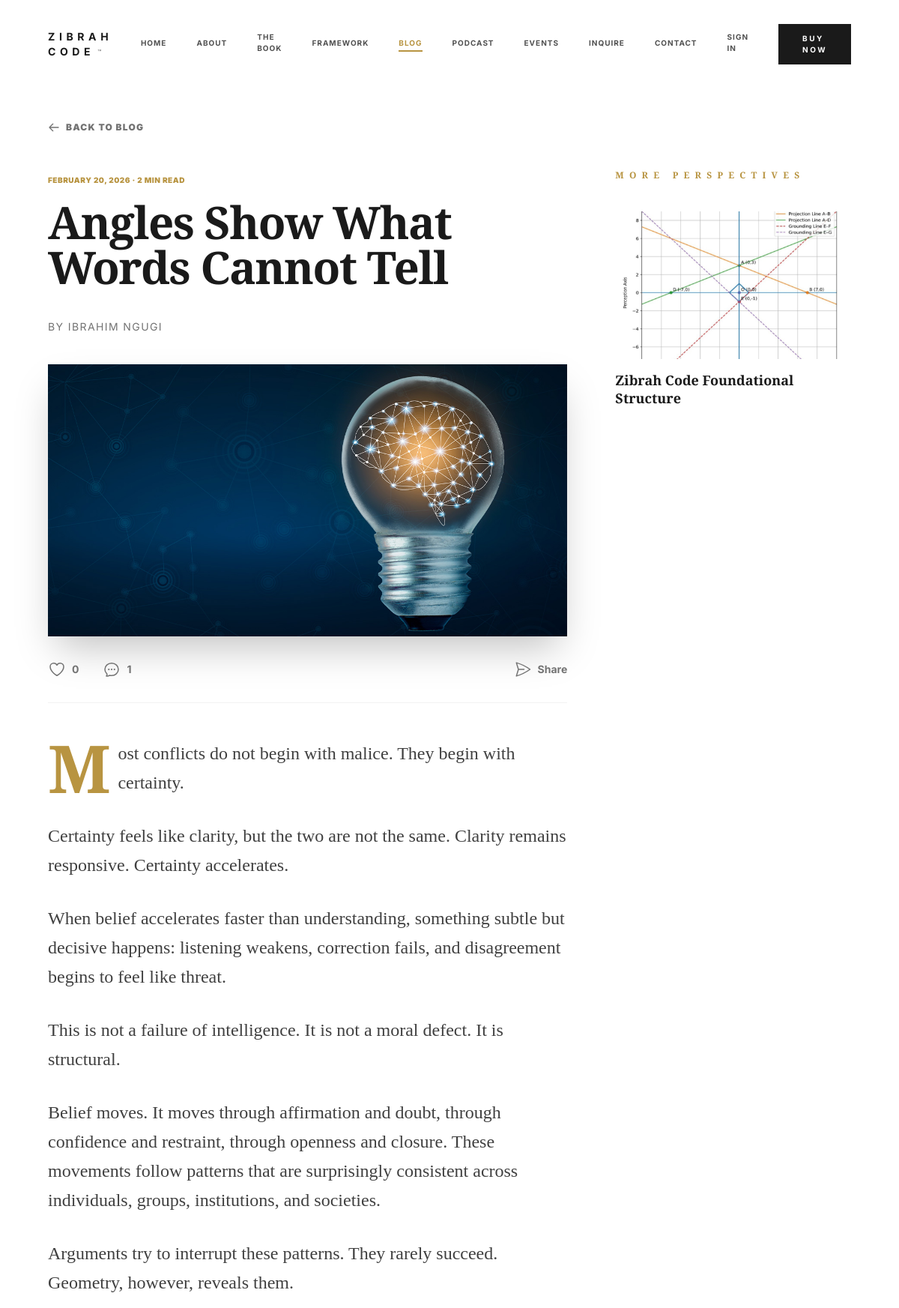
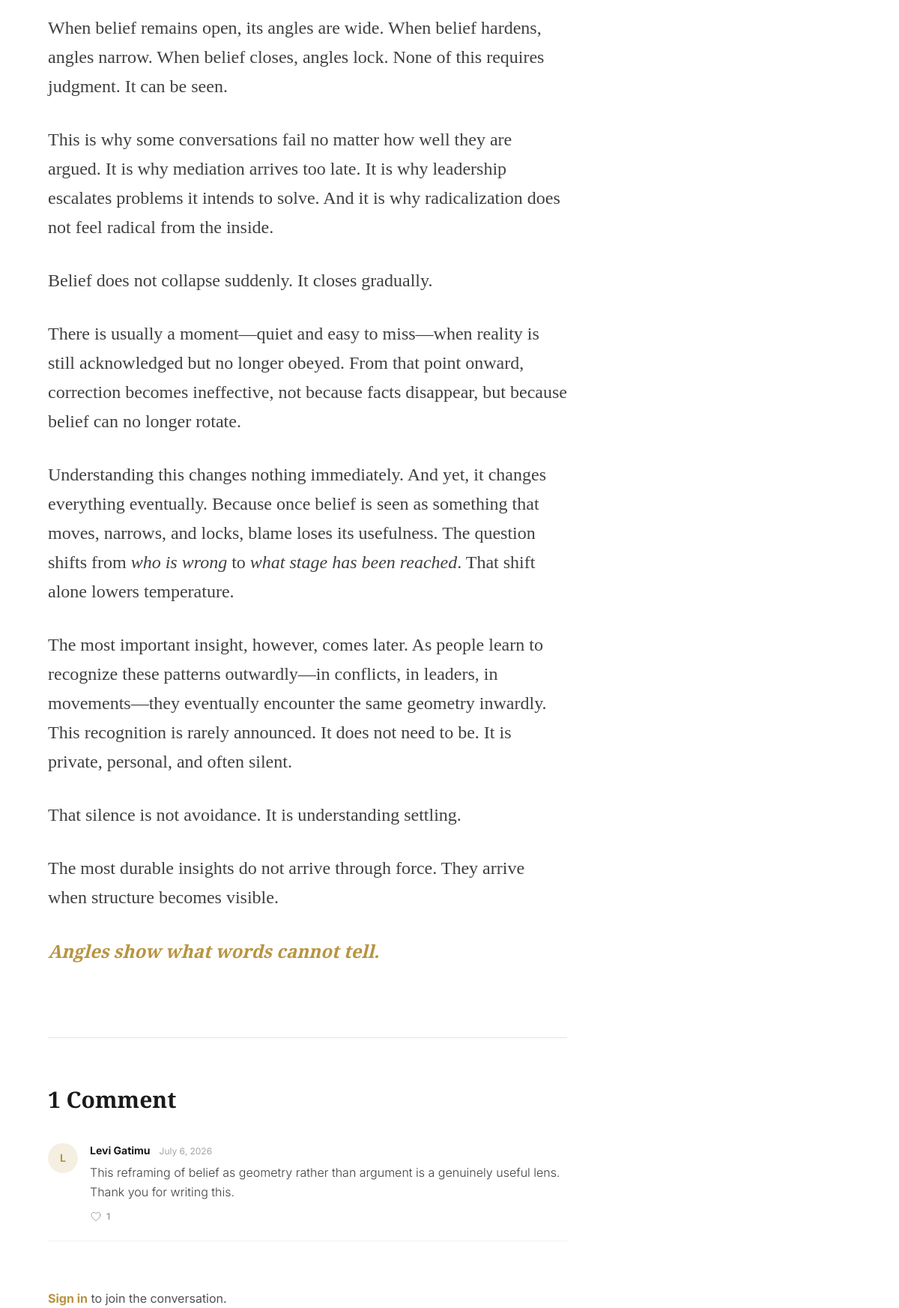
Screenshot of /post.php?slug=angles-show-what-words-cannot-tell (upper part) with the database file from the repository (2 pictures, top to bottom).
### tables this page shows
CREATE TABLE `posts` (
  `id` int(10) unsigned NOT NULL AUTO_INCREMENT,
  `title` varchar(255) NOT NULL,
  `slug` varchar(255) NOT NULL,
  `excerpt` text DEFAULT NULL,
  `body` longtext NOT NULL,
  `featured_image_path` varchar(255) DEFAULT NULL,
  `category` varchar(100) DEFAULT NULL,
  `podcast_episode_id` int(10) unsigned DEFAULT NULL,
  `status` enum('draft','published') DEFAULT 'draft',
  `published_at` datetime DEFAULT NULL,
  `created_at` datetime DEFAULT current_timestamp(),
  `updated_at` datetime DEFAULT NULL,
  `author_name` varchar(100) DEFAULT 'Ibrahim Ngugi',
  `meta_description` varchar(300) DEFAULT NULL,
  `legacy_slug` varchar(255) DEFAULT NULL,
  PRIMARY KEY (`id`),
  UNIQUE KEY `slug` (`slug`),
  KEY `idx_status_published` (`status`,`published_at`),
  KEY `podcast_episode_id` (`podcast_episode_id`),
  CONSTRAINT `posts_ibfk_1` FOREIGN KEY (`podcast_episode_id`) REFERENCES `podcast_episodes` (`id`) ON DELETE SET NULL
);

CREATE TABLE `comments` (
  `id` int(10) unsigned NOT NULL AUTO_INCREMENT,
  `commentable_type` enum('post','episode') NOT NULL,
  `commentable_id` int(10) unsigned NOT NULL,
  `user_id` int(10) unsigned NOT NULL,
  `body` text NOT NULL,
  `status` enum('visible','deleted') DEFAULT 'visible',
  `created_at` datetime DEFAULT current_timestamp(),
  `is_pinned` tinyint(1) NOT NULL DEFAULT 0,
  `is_liked_by_admin` tinyint(1) NOT NULL DEFAULT 0,
  PRIMARY KEY (`id`),
  KEY `idx_commentable` (`commentable_type`,`commentable_id`,`status`),
  KEY `idx_user` (`user_id`),
  CONSTRAINT `comments_ibfk_1` FOREIGN KEY (`user_id`) REFERENCES `users` (`id`) ON DELETE CASCADE
);

CREATE TABLE `users` (
  `id` int(10) unsigned NOT NULL AUTO_INCREMENT,
  `name` varchar(100) NOT NULL,
  `email` varchar(255) NOT NULL,
  `password_hash` varchar(255) NOT NULL,
  `avatar_path` varchar(255) DEFAULT NULL,
  `newsletter_opt_in` tinyint(1) DEFAULT 1,
  `status` enum('active','suspended') DEFAULT 'active',
  `created_at` datetime DEFAULT current_timestamp(),
  `updated_at` datetime DEFAULT NULL,
  PRIMARY KEY (`id`),
  UNIQUE KEY `email` (`email`)
);

### includes/db.php (called while the page is built, shortened)
<?php
function getDb(): PDO
{
    static $pdo = null;
    if ($pdo !== null) {
        return $pdo;
    }
    $options = [
        PDO::ATTR_ERRMODE => PDO::ERRMODE_EXCEPTION,
        PDO::ATTR_DEFAULT_FETCH_MODE => PDO::FETCH_ASSOC,
    ];
    try {
        $pdo = new PDO('mysql:host=' . DB_HOST . ';dbname=' . DB_NAME . ';charset=utf8mb4', DB_USER, DB_PASS, $options);
    } catch (PDOException $e) {
        $server = new PDO('mysql:host=' . DB_HOST . ';charset=utf8mb4', DB_USER, DB_PASS, [PDO::ATTR_ERRMODE => PDO::ERRMODE_EXCEPTION]);
        try {
            $server->exec('CREATE DATABASE IF NOT EXISTS `' . DB_NAME . '` CHARACTER SET utf8mb4 COLLATE utf8mb4_unicode_ci');
        } catch (PDOException $createException) {
            throw new RuntimeException(
                'Could not connect to database "' . DB_NAME . '" and could not create it either ' .
                '(insufficient privileges). On shared hosting, create the database "' . DB_NAME . '" ' .
                'manually via your host\'s control panel (e.g. cPanel > MySQL Databases), then reload.',
                0,
                $createException
            );
        }
        $pdo = new PDO('mysql:host=' . DB_HOST . ';dbname=' . DB_NAME . ';charset=utf8mb4', DB_USER, DB_PASS, $options);
    }
    return $pdo;
}

### includes/functions.php (called while the page is built, shortened)
<?php
function e(string $value): string
{
    return htmlspecialchars($value, ENT_QUOTES, 'UTF-8');
}

### includes/auth.php (called while the page is built, shortened)
<?php
function currentUser(): ?array
{
    static $cache = null;
    if ($cache !== null) {
        return $cache ?: null;
    }
    if (empty($_SESSION['user_id'])) {
        $cache = false;
        return null;
    }
    $stmt = getDb()->prepare('SELECT id, name, email, avatar_path, newsletter_opt_in FROM users WHERE id = ? AND status = "active"');
    $stmt->execute([$_SESSION['user_id']]);
    $user = $stmt->fetch();
    $cache = $user ?: false;
    return $cache ?: null;
}

### post.php (the view, shortened to what this page needs)
<?php
require_once __DIR__ . '/includes/bootstrap.php';
$slug = $_GET['slug'] ?? '';
$stmt = getDb()->prepare('SELECT * FROM posts WHERE slug = ? AND status = "published"');
$stmt->execute([$slug]);
$post = $stmt->fetch();
require __DIR__ . '/includes/header.php';
$wordCount = str_word_count(strip_tags($post['body']));
$readingMinutes = max(1, (int) ceil($wordCount / 200));
if ($user = currentUser()) {
    $bookmarkedStmt = getDb()->prepare('SELECT 1 FROM bookmarks WHERE user_id = ? AND bookmarkable_type = "post" AND bookmarkable_id = ?');
    $bookmarkedStmt->execute([$user['id'], $post['id']]);
    $isBookmarked = (bool) $bookmarkedStmt->fetchColumn();
}
$likeCountStmt = getDb()->prepare('SELECT COUNT(*) FROM likes WHERE likeable_type = "post" AND likeable_id = ?');
$likeCountStmt->execute([$post['id']]);
$likeCount = (int) $likeCountStmt->fetchColumn();
if ($user) {
    $likedStmt = getDb()->prepare('SELECT 1 FROM likes WHERE user_id = ? AND likeable_type = "post" AND likeable_id = ?');
    $likedStmt->execute([$user['id'], $post['id']]);
} else {
    $likedStmt = getDb()->prepare('SELECT 1 FROM likes WHERE guest_token = ? AND likeable_type = "post" AND likeable_id = ?');
    $likedStmt->execute([guestToken(), $post['id']]);
}
$isLiked = (bool) $likedStmt->fetchColumn();
$commentCountStmt = getDb()->prepare('SELECT COUNT(*) FROM comments WHERE commentable_type = "post" AND commentable_id = ? AND status = "visible"');
$commentCountStmt->execute([$post['id']]);
$commentCount = (int) $commentCountStmt->fetchColumn();
$postUrl = rtrim(SITE_URL, '/') . '/post.php?slug=' . urlencode($post['slug']);
$related = [];
if (!empty($post['category'])) {
    $relStmt = getDb()->prepare(
        'SELECT id, title, slug, excerpt, featured_image_path, published_at FROM posts
         WHERE status = "published" AND id != ? AND category = ? ORDER BY published_at DESC LIMIT 3'
    );
    $relStmt->execute([$post['id'], $post['category']]);
    $related = $relStmt->fetchAll();
}
if (count($related) < 3) {
    $excludeIds = array_merge([$post['id']], array_column($related, 'id'));
    $placeholders = implode(',', array_fill(0, count($excludeIds), '?'));
    $fillStmt = getDb()->prepare(
        "SELECT title, slug, excerpt, featured_image_path, published_at FROM posts
         WHERE status = \"published\" AND id NOT IN ($placeholders) ORDER BY published_at DESC LIMIT ?"
    );
    foreach ($excludeIds as $i => $excludeId) {
        $fillStmt->bindValue($i + 1, $excludeId, PDO::PARAM_INT);
    }
    $fillStmt->bindValue(count($excludeIds) + 1, 3 - count($related), PDO::PARAM_INT);
    $fillStmt->execute();
    $related = array_merge($related, $fillStmt->fetchAll());
}
?>
<main class="pt-16 lg:pt-40 pb-24 px-8 md:px-16 max-w-7xl mx-auto">
    <a href="/blog.php" class="inline-flex items-center gap-2 text-xs font-black uppercase tracking-widest text-brand-gray-500 hover:text-brand-gold transition-colors mb-10 py-2 -my-2 reveal active">
        <svg xmlns="http://www.w3.org/2000/svg" class="h-4 w-4" fill="none" viewBox="0 0 24 24" stroke="currentColor">
            <path stroke-linecap="round" stroke-linejoin="round" stroke-width="2" d="M10 19l-7-7m0 0l7-7m-7 7h18" />
        </svg>
        Back to Blog
    </a>
    <div class="lg:grid lg:grid-cols-3 lg:gap-x-16 lg:items-start">
        <article class="lg:col-start-1 lg:col-span-2 lg:row-start-1">
            <div class="hidden lg:block mb-10 reveal active">
                <span class="text-[10px] font-black text-brand-gold uppercase tracking-wider"><?php echo date('F j, Y', strtotime($post['published_at'])); ?> &middot; <?php echo $readingMinutes; ?> min read</span>
                <h1 class="text-5xl md:text-6xl serif font-black text-brand-black tracking-tight mt-4 mb-6"><?php echo e($post['title']); ?></h1>
            </div>
            <div class="flex items-center justify-between mb-10 reveal active">
                <p class="text-sm text-brand-gray-500 uppercase tracking-widest">By <?php echo e($post['author_name']); ?></p>
            </div>
            <div class="hidden lg:block relative mb-8 reveal active">
                <img src="/<?php echo e($post['featured_image_path']); ?>" alt="<?php echo e($post['title']); ?>" class="w-full h-auto shadow-2xl" fetchpriority="high">
            </div>
            <div class="flex items-center gap-8 mb-12 pb-8 border-b border-brand-gray-100 reveal active">
                <button onclick="toggleLike(this, 'post', <?php echo (int) $post['id']; ?>)"
                    data-liked="<?php echo $isLiked ? '1' : '0'; ?>"
                    class="flex items-center gap-2 text-sm font-bold <?php echo $isLiked ? 'text-brand-gold' : 'text-brand-gray-500'; ?> hover:text-brand-gold transition-colors">
                    <svg class="icon-heart-outline w-6 h-6 <?php echo $isLiked ? 'hidden' : ''; ?>" fill="none" viewBox="0 0 24 24" stroke="currentColor" stroke-width="1.5">
                        <path stroke-linecap="round" stroke-linejoin="round" d="M21 8.25c0-2.485-2.099-4.5-4.688-4.5-1.935 0-3.597 1.126-4.312 2.733-.715-1.607-2.377-2.733-4.313-2.733C5.1 3.75 3 5.765 3 8.25c0 7.22 9 12 9 12s9-4.78 9-12z" />
                    </svg>
                    <span class="like-count"><?php echo $likeCount; ?></span>
                </button>
                <a href="#comments" class="flex items-center gap-2 text-sm font-bold text-brand-gray-500 hover:text-brand-gold transition-colors">
                    <span><?php echo $commentCount; ?></span>
                </a>
                <div class="relative ml-auto" x-data="{ shareOpen: false }" @click.outside="shareOpen = false">
                    <button type="button"
                        @click="navigator.share ? navigator.share({ title: <?php echo e(json_encode($post['title'])); ?>, url: <?php echo e(json_encode($postUrl)); ?> }).catch(() => {}) : (shareOpen = !shareOpen)"
                        class="flex items-center gap-2 text-sm font-bold text-brand-gray-500 hover:text-brand-gold transition-colors">
                        <svg class="w-6 h-6" fill="none" viewBox="0 0 24 24" stroke="currentColor" stroke-width="1.5">
                            <path stroke-linecap="round" stroke-linejoin="round" d="M6 12L3.269 3.126A59.768 59.768 0 0121.485 12 59.77 59.77 0 013.27 20.876L5.999 12zm0 0h7.5" />
                        </svg>
                        Share
                    </button>
                </div>
            </div>
            <div class="article-body drop-cap serif text-2xl text-brand-gray-700 leading-relaxed space-y-8 reveal active">
                <?php echo $post['body']; ?>
            </div>
        </article>
        <?php if ($related): ?>
            <aside class="mt-24 lg:mt-0 pt-16 lg:pt-0 border-t lg:border-t-0 border-brand-gray-100 reveal active lg:col-start-3 lg:row-start-1 lg:row-span-2 lg:sticky lg:top-32">
                <h3 class="text-brand-gold font-bold text-xs tracking-[0.6em] uppercase mb-10">More Perspectives</h3>
                <div class="grid sm:grid-cols-3 lg:grid-cols-1 gap-10">
                    <?php foreach ($related as $more): ?>
                        <a href="/post.php?slug=<?php echo e($more['slug']); ?>" class="group block">
                            <div class="relative aspect-[16/10] bg-brand-gray-100 mb-4 overflow-hidden">
                                <img src="/<?php echo e($more['featured_image_path']); ?>" alt="<?php echo e($more['title']); ?>" class="w-full h-full object-cover transition-transform duration-700 group-hover:scale-105" loading="lazy">
                            </div>
                            <h5 class="font-bold serif text-lg text-brand-black group-hover:text-brand-gold transition-colors leading-snug"><?php echo e($more['title']); ?></h5>
                        </a>
                    <?php endforeach; ?>
                </div>
            </aside>
        <?php endif; ?>
        <div class="lg:col-start-1 lg:col-span-2 lg:row-start-2">
            <?php
            require __DIR__ . '/includes/comments.php';
            ?>
        </div>
    </div>
</main>
<?php require __DIR__ . '/includes/footer.php'; ?>

### includes/comments.php (shortened to what this page needs)
<?php
$stmt = getDb()->prepare(
    'SELECT c.id, c.body, c.created_at, c.is_pinned, c.is_liked_by_admin, u.name AS user_name
     FROM comments c
     JOIN users u ON u.id = c.user_id
     WHERE c.commentable_type = ? AND c.commentable_id = ? AND c.status = "visible"
     ORDER BY c.is_pinned DESC, c.created_at ASC'
);
$stmt->execute([$commentableType, $commentableId]);
$comments = $stmt->fetchAll();
$commentsUser = currentUser();
$commentLikeCounts = [];
$commentLikedByViewer = [];
$commentIds = array_column($comments, 'id');
if ($commentIds) {
    $placeholders = implode(',', array_fill(0, count($commentIds), '?'));
    $countStmt = getDb()->prepare(
        "SELECT likeable_id, COUNT(*) AS cnt FROM likes WHERE likeable_type = 'comment' AND likeable_id IN ($placeholders) GROUP BY likeable_id"
    );
    $countStmt->execute($commentIds);
    foreach ($countStmt->fetchAll() as $row) {
        $commentLikeCounts[$row['likeable_id']] = (int) $row['cnt'];
    }
}
?>
<section id="comments" class="mt-24 pt-16 border-t border-brand-gray-200">
    <h3 class="text-3xl serif font-black text-brand-black mb-10"><?php echo count($comments); ?> Comment<?php echo count($comments) === 1 ? '' : 's'; ?></h3>
    <div class="space-y-6 mb-16">
        <?php foreach ($comments as $comment): ?>
            <div class="flex gap-4 pb-6 border-b border-brand-gray-100 <?php echo $comment['is_pinned'] ? 'bg-brand-gold/5 -mx-4 px-4 pt-4' : ''; ?>">
                <div class="w-10 h-10 rounded-full bg-brand-gold/15 text-brand-gold font-bold text-sm flex items-center justify-center flex-shrink-0">
                    <?php echo e(mb_strtoupper(mb_substr($comment['user_name'], 0, 1))); ?>
                </div>
                <div class="min-w-0">
                    <div class="flex flex-wrap items-baseline gap-x-3 mb-1.5">
                        <span class="text-sm font-bold text-brand-black"><?php echo e($comment['user_name']); ?></span>
                        <span class="text-xs text-brand-gray-400"><?php echo date('F j, Y', strtotime($comment['created_at'])); ?></span>
                    </div>
                    <p class="text-brand-gray-700 font-light leading-relaxed mb-3"><?php echo nl2br(e($comment['body'])); ?></p>
                    <button onclick="toggleLike(this, 'comment', <?php echo (int) $comment['id']; ?>)"
                        data-liked="<?php echo !empty($commentLikedByViewer[$comment['id']]) ? '1' : '0'; ?>"
                        class="flex items-center gap-1.5 text-xs font-bold <?php echo !empty($commentLikedByViewer[$comment['id']]) ? 'text-brand-gold' : 'text-brand-gray-400'; ?> hover:text-brand-gold transition-colors">
                        <svg class="icon-heart-outline w-4 h-4 <?php echo !empty($commentLikedByViewer[$comment['id']]) ? 'hidden' : ''; ?>" fill="none" viewBox="0 0 24 24" stroke="currentColor" stroke-width="1.5">
                            <path stroke-linecap="round" stroke-linejoin="round" d="M21 8.25c0-2.485-2.099-4.5-4.688-4.5-1.935 0-3.597 1.126-4.312 2.733-.715-1.607-2.377-2.733-4.313-2.733C5.1 3.75 3 5.765 3 8.25c0 7.22 9 12 9 12s9-4.78 9-12z" />
                        </svg>
                        <span class="like-count"><?php echo $commentLikeCounts[$comment['id']] ?? 0; ?></span>
                    </button>
                </div>
            </div>
        <?php endforeach; ?>
    </div>
    <?php if ($commentsUser): ?>
        <form action="/actions/comment-add" method="POST" class="space-y-4">
            <?php echo csrfField(); ?>
            <input type="hidden" name="type" value="<?php echo e($commentableType); ?>">
            <input type="hidden" name="id" value="<?php echo (int) $commentableId; ?>">
            <input type="hidden" name="redirect" value="<?php echo e($_SERVER['REQUEST_URI']); ?>">
            <label class="text-xs uppercase tracking-[0.3em] text-brand-black font-black">Add a Comment</label>
            <textarea name="body" required rows="3" placeholder="Share your perspective..." class="form-textarea"></textarea>
            <div class="text-right">
                <button type="submit" class="btn-premium">Post Comment</button>
            </div>
        </form>
    <?php else: ?>
        <p class="text-brand-gray-600">
            <a href="/login.php?redirect=<?php echo urlencode($_SERVER['REQUEST_URI']); ?>" class="text-brand-gold font-bold hover:underline">Sign in</a> to join the conversation.
        </p>
    <?php endif; ?>
</section>

### rows the page displays
posts: published_at "FEBRUARY 20, 2026", body "2", title "Angles Show What Words Cannot Tell", author_name "IBRAHIM NGUGI", featured_image_path (picture), body "Most conflicts do not begin with malice. They begin with certainty. Certainty feels like clarity, but the two are not the same. Clarity remains responsive. Certainty accelerates. When belief accelerates faster than understanding, something subtle but decisive happens: listening weakens, correction fails, and disagreement begins to feel like threat. This is not a failure of intelligence. It is not a moral defect. It is structural. Belief moves. It moves through affirmation and doubt, through confidence and restraint, through openness and closure. These movements follow patterns that are surprisingly consistent across individuals, groups, institutions, and societies. Arguments try to…"
posts: featured_image_path (picture), title "Zibrah Code Foundational Structure"
comments: user.name "L", user.name "Levi Gatimu", created_at "July 6, 2026", body "This reframing of belief as geometry rather than argument is a genuinely useful lens. Thank you for writing this.", id "1"

### other values shown
$item['label'] "HOME"
$item['label'] "ABOUT"
$item['label'] "THE BOOK"
$item['label'] "FRAMEWORK"
$item['label'] "BLOG"
$item['label'] "PODCAST"
$item['label'] "EVENTS"
$item['label'] "INQUIRE"
$item['label'] "CONTACT"
$likeCount "0"
$commentCount "1"
count($comments) "1"
